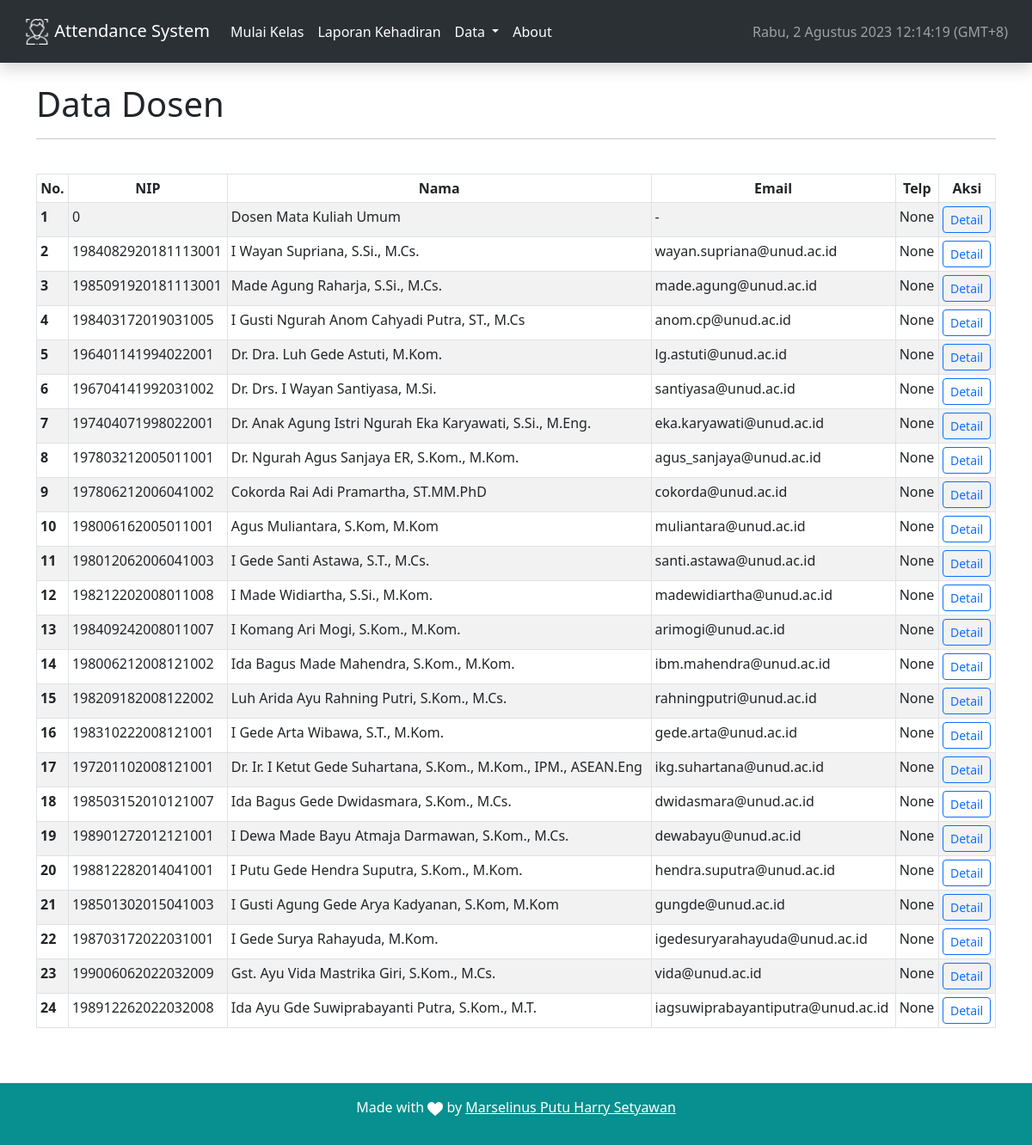
Screenshot of /dosen with the database file from the repository.
### sistempresensi/models.py (models this page shows, shortened)
class Dosen(db.Model):
    id = db.Column(db.Integer, primary_key=True)
    nip = db.Column(db.BigInteger, unique=True, nullable=False)
    nama = db.Column(db.String, nullable=False)
    email = db.Column(db.String)
    telp = db.Column(db.BigInteger)
    foto_path = db.Column(db.String, default="nophotoprofile.jpeg")
    created_at = db.Column(db.DateTime, nullable=False, server_default=func.now())

### sistempresensi/routes.py (the view)
@app.route("/dosen")
def dosen():
    datas = Dosen.query.all()
    return render_template('dosen.html', datas=datas, title="Dosen")

### sistempresensi/templates/dosen.html
{% extends "base.html" %}
{% block content %}
<h1>Data Dosen</h1><hr><br>
<div class="table-responsive">
    <table class="table table-bordered table-sm table-hover table-striped">
        <thead >
        <tr class="text-center">
            <th scope="col">No.</th>
            <th scope="col">NIP</th>
            <th scope="col">Nama</th>
            <th scope="col">Email</th>
            <th scope="col">Telp</th>
            <th scope="col">Aksi</th>
        </tr>
        </thead>
        <tbody>
        {% for data in datas %}
        <tr>
            <th scope="row">{{ loop.index }}</th>
            <td>{{ data.nip }}</td>
            <td>{{ data.nama }}</td>
            <td>{{ data.email }}</td>
            <td>{{ data.telp }}</td>
            <td><a href="dosen/{{data.nip}}" class="btn btn-sm btn-outline-primary" role="button"
                   aria-pressed="true">Detail</a>
            </td>
        </tr>
        {% endfor %}
        </tbody>
    </table>
</div>
{% endblock content %}

### sistempresensi/templates/base.html (shortened to what this page needs)
<!doctype html>
<html lang="en">
<head>
    <link href="https://cdn.jsdelivr.net/npm/bootstrap@5.3.0-alpha1/dist/css/bootstrap.min.css"
 rel="stylesheet">
    <link href="/static/style.css" rel="stylesheet">
</head>
<body onload="startTime()" style="min-height: 100vh">
<nav class="mb-4 navbar shadow p-3 navbar-expand-lg bg-body-tertiary bg-dark sticky-top" data-bs-theme="dark">
    <div class="container-fluid">
        <a class="navbar-brand" href="/">
            <img class="d-inline-block align-text-top" height="30" src="/static/logo.png" width="30">
            Attendance System
        </a>
        <div class="collapse navbar-collapse" id="navbarNavDropdown">
            <ul class="navbar-nav">
                <li class="nav-item">
                    <a class="nav-link active" href="/mulai-kelas">Mulai Kelas</a>
                </li>
                <li class="nav-item">
                    <a class="nav-link active" href="/laporan-kehadiran/">Laporan Kehadiran</a>
                </li>
                <li class="nav-item dropdown">
                    <a aria-expanded="false" class="nav-link dropdown-toggle active" data-bs-toggle="dropdown" href="#"
                       role="button">
                        Data
                    </a>
                </li>
                <li class="nav-item">
                    <a class="nav-link active" href="/about">About</a>
                </li>
            </ul>
        </div>
        <span class="navbar-text" id="time">
      </span>
    </div>
</nav>
<div class="container mb-5">
    {% block content %} {% endblock %}
</div>
<footer class="p-3 text-white text-center" style="background-color: #088F8F; position:sticky; top:100%">
    <p>Made with  <img src="/static/like.png" width="18px"> by <a href="mailto:marselinusphs@gmail.com" class="text-white">Marselinus Putu Harry Setyawan</a></p>
</footer>
</body>
</html>

### rows the page displays
Dosen: nip "0", nama "Dosen Mata Kuliah Umum", email "-", telp "None"
Dosen: nip "1984082920181113001", nama "I Wayan Supriana, S.Si., M.Cs.", email "wayan.supriana@unud.ac.id", telp "None"
Dosen: nip "1985091920181113001", nama "Made Agung Raharja, S.Si., M.Cs.", email "made.agung@unud.ac.id", telp "None"
Dosen: nip "198403172019031005", nama "I Gusti Ngurah Anom Cahyadi Putra, ST., M.Cs", email "anom.cp@unud.ac.id", telp "None"
Dosen: nip "196401141994022001", nama "Dr. Dra. Luh Gede Astuti, M.Kom.", email "lg.astuti@unud.ac.id", telp "None"
Dosen: nip "196704141992031002", nama "Dr. Drs. I Wayan Santiyasa, M.Si.", email "santiyasa@unud.ac.id", telp "None"
Dosen: nip "197404071998022001", nama "Dr. Anak Agung Istri Ngurah Eka Karyawati, S.Si., M.Eng.", email "eka.karyawati@unud.ac.id", telp "None"
Dosen: nip "197803212005011001", nama "Dr. Ngurah Agus Sanjaya ER, S.Kom., M.Kom.", email "agus_sanjaya@unud.ac.id", telp "None"
Dosen: nip "197806212006041002", nama "Cokorda Rai Adi Pramartha, ST.MM.PhD", email "cokorda@unud.ac.id", telp "None"
Dosen: nip "198006162005011001", nama "Agus Muliantara, S.Kom, M.Kom", email "muliantara@unud.ac.id", telp "None"
Dosen: nip "198012062006041003", nama "I Gede Santi Astawa, S.T., M.Cs.", email "santi.astawa@unud.ac.id", telp "None"
Dosen: nip "198212202008011008", nama "I Made Widiartha, S.Si., M.Kom.", email "madewidiartha@unud.ac.id", telp "None"
Dosen: nip "198409242008011007", nama "I Komang Ari Mogi, S.Kom., M.Kom.", email "arimogi@unud.ac.id", telp "None"
Dosen: nip "198006212008121002", nama "Ida Bagus Made Mahendra, S.Kom., M.Kom.", email "ibm.mahendra@unud.ac.id", telp "None"
Dosen: nip "198209182008122002", nama "Luh Arida Ayu Rahning Putri, S.Kom., M.Cs.", email "rahningputri@unud.ac.id", telp "None"
Dosen: nip "198310222008121001", nama "I Gede Arta Wibawa, S.T., M.Kom.", email "gede.arta@unud.ac.id", telp "None"
Dosen: nip "197201102008121001", nama "Dr. Ir. I Ketut Gede Suhartana, S.Kom., M.Kom., IPM., ASEAN.Eng", email "ikg.suhartana@unud.ac.id", telp "None"
Dosen: nip "198503152010121007", nama "Ida Bagus Gede Dwidasmara, S.Kom., M.Cs.", email "dwidasmara@unud.ac.id", telp "None"
Dosen: nip "198901272012121001", nama "I Dewa Made Bayu Atmaja Darmawan, S.Kom., M.Cs.", email "dewabayu@unud.ac.id", telp "None"
Dosen: nip "198812282014041001", nama "I Putu Gede Hendra Suputra, S.Kom., M.Kom.", email "hendra.suputra@unud.ac.id", telp "None"
Dosen: nip "198501302015041003", nama "I Gusti Agung Gede Arya Kadyanan, S.Kom, M.Kom", email "gungde@unud.ac.id", telp "None"
Dosen: nip "198703172022031001", nama "I Gede Surya Rahayuda, M.Kom.", email "igedesuryarahayuda@unud.ac.id", telp "None"
Dosen: nip "199006062022032009", nama "Gst. Ayu Vida Mastrika Giri, S.Kom., M.Cs.", email "vida@unud.ac.id", telp "None"
Dosen: nip "198912262022032008", nama "Ida Ayu Gde Suwiprabayanti Putra, S.Kom., M.T.", email "iagsuwiprabayantiputra@unud.ac.id", telp "None"
